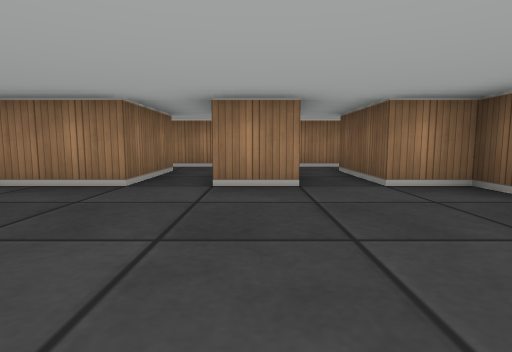
view 1 (above)

14 first-person views from a walk through a cub3D level. The camera is about half as high as the walls, tilts 6° down and sees 80° across. The floor is counted in squares. Each view is taken from the middle of a square. On the plan, view 1 faces up. The plan holds only what a view shows up to about 9 squares ahead; the rest is blank.

view 2
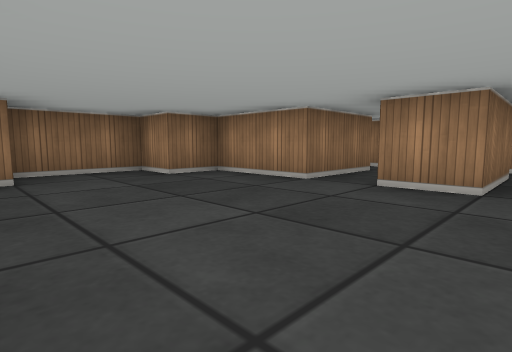

view 3
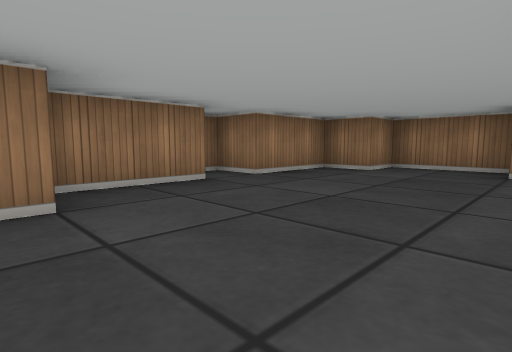

view 4
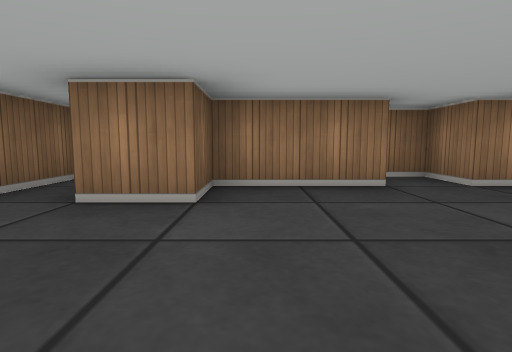

view 5
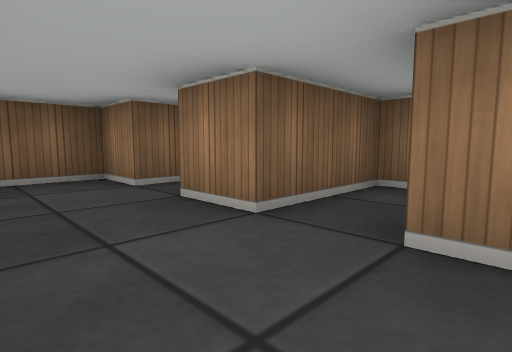

view 6
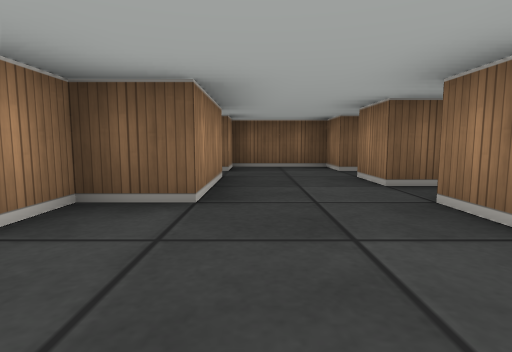

view 7
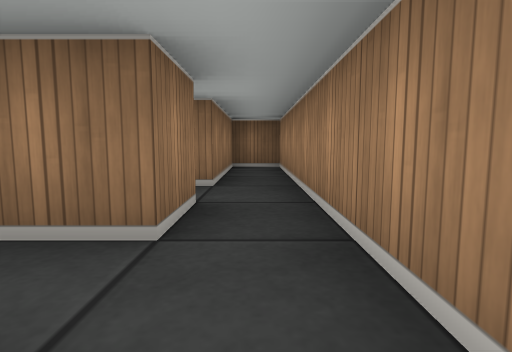

view 8
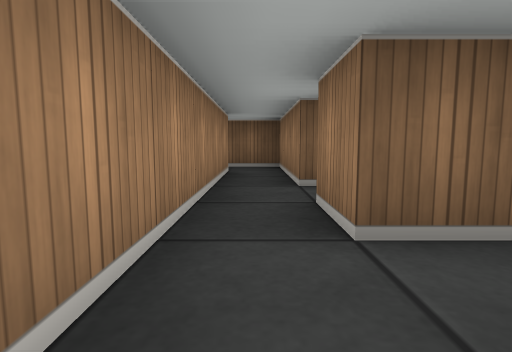

view 9
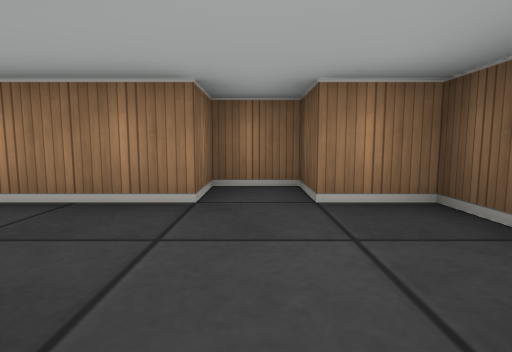

view 10
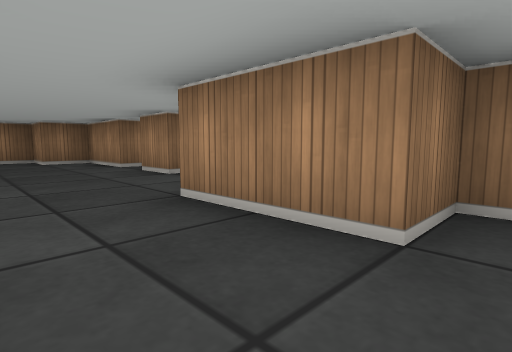

view 11
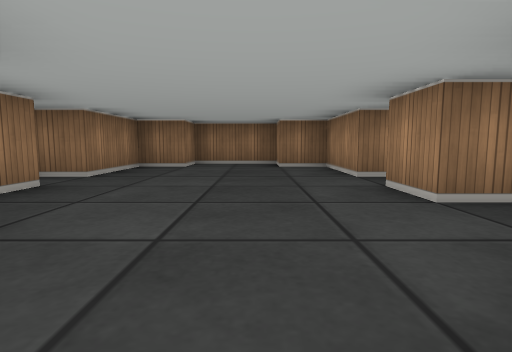

view 12
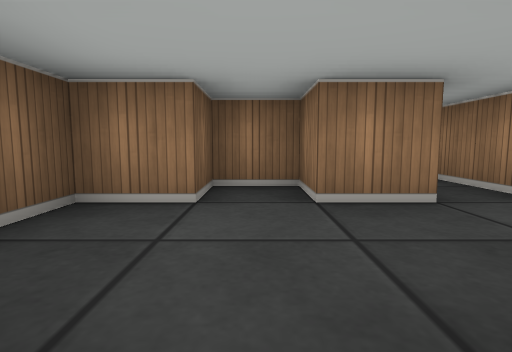

view 13
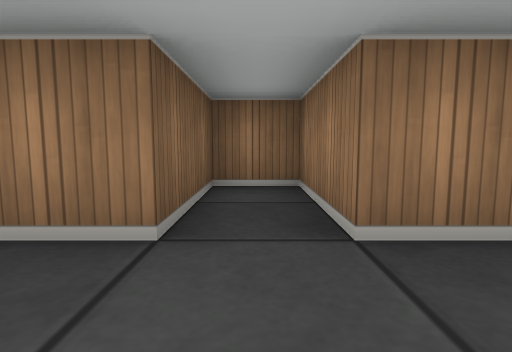

view 14
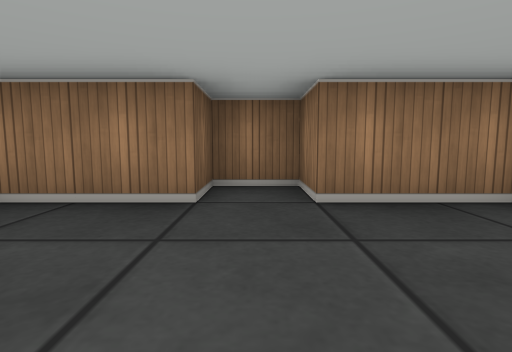

### Floor plan
Points are (right, up) in squares from view 1. A wall is a line through its corners. A room is listed if a view was taken in it or the views show most of it. See-through windows are left out.
Room 1 (views 1, 2, 3, 4, 5, 6, 11, 13, 14)
walls: (0.5, 3.5) (-0.5, 3.5); (-1.5, 3.5) (-3.5, 3.5) (-3.5, 2.5) (-4.5, 2.5) (-4.5, 0.5) (-3.5, 0.5) (-3.5, -0.5) (-1.5, -0.5) (-1.5, -1.5) (-0.5, -1.5) (-0.5, -0.5) (1.5, -0.5) (1.5, 0.5) (2.5, 0.5) (2.5, -1.5) (3.5, -1.5) (3.5, 0.5); (3.5, 2.5) (2.5, 2.5) (2.5, 3.5) (1.5, 3.5)
ways out: opening at (-1, 4.5) to room 3; opening at (4, 1.5) to room 4; opening at (1, 4.5) to room 5
Room 2 (view 7)
walls: (3.5, 6.5) (1.5, 6.5); (1.5, 5.5) (4.5, 5.5) (4.5, 6.6)
ways out: opening at (2.5, 6) to room 5
Room 3 (view 8)
walls: (-0.5, 4.6) (-0.5, 5.5) (0.5, 5.5); (0.5, 6.5) (-4.5, 6.5) (-4.5, 5.5) (-1.5, 5.5) (-1.5, 3.5)
ways out: opening at (-1, 4.5) to room 1; opening at (0, 6) to room 5
Room 4 (views 9, 10, 12)
walls: (3.5, 0.5) (4.5, 0.5) (4.5, -0.5) (5.5, -0.5) (5.5, 0.5) (6.5, 0.5) (6.5, 2.5) (5.5, 2.5) (5.5, 3.5) (4.5, 3.5) (4.5, 2.5) (3.5, 2.5)
ways out: opening at (4, 1.5) to room 1
Room 5 (no view inside)
walls: (0.5, 5.5) (0.5, 3.5); (1.5, 3.5) (1.5, 5.5); (1.5, 6.5) (0.5, 6.5)
ways out: opening at (1, 4.5) to room 1; opening at (2.5, 6) to room 2; opening at (0, 6) to room 3

Where each view was taken, in squares from view 1:
view 1: 0 up, 0 right, facing up
view 2: 0 up, 1 right, facing up-left
view 3: 3 up, 2 right, facing down-left
view 4: 3 up, 1 right, facing down
view 5: 2 up, 2 right, facing down-right
view 6: 2 up, 0 right, facing right
view 7: 6 up, 2 right, facing left
view 8: 6 up, 2 left, facing right
view 9: 0 up, 5 right, facing up
view 10: 1 up, 5 right, facing up-left
view 11: 2 up, 3 right, facing left
view 12: 3 up, 5 right, facing down
view 13: 2 up, 3 right, facing down
view 14: 2 up, 1 left, facing down
